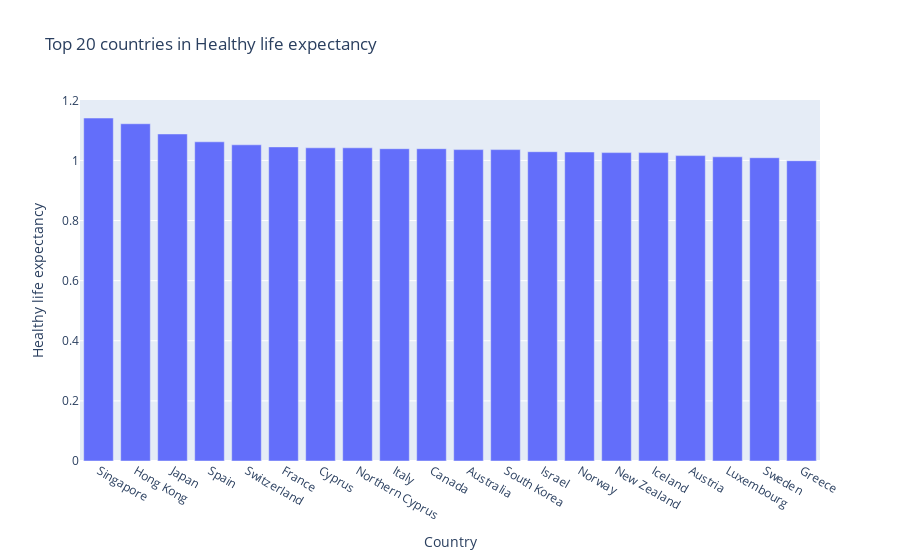

The cell this chart's notebook holds for it:
### Code cell
fig = px.bar(top_healthy_life, x='Country', y='Healthy life expectancy', title='Top 20 countries in Healthy life expectancy')
fig.show()

### Figure 1 — Plotly figure (JSON) as saved in the notebook; plotly's stock layout.template omitted (floating-point values rounded to 4 significant figures)
{"data": [{"alignmentgroup": "True", "hovertemplate": "Country=%{x}<br>Healthy life expectancy=%{y}<extra></extra>", "legendgroup": "", "marker": {"color": "#636efa", "pattern": {"shape": ""}}, "name": "", "offsetgroup": "", "orientation": "v", "showlegend": false, "textposition": "auto", "type": "bar", "x": ["Singapore", "Hong Kong", "Japan", "Spain", "Switzerland", "France", "Cyprus", "Northern Cyprus", "Italy", "Canada", "Australia", "South Korea", "Israel", "Norway", "New Zealand", "Iceland", "Austria", "Luxembourg", "Sweden", "Greece"], "xaxis": "x", "y": [1.141, 1.122, 1.088, 1.062, 1.052, 1.045, 1.042, 1.042, 1.039, 1.039, 1.036, 1.036, 1.029, 1.028, 1.026, 1.026, 1.016, 1.012, 1.009, 0.999], "yaxis": "y"}], "layout": {"barmode": "relative", "legend": {"tracegroupgap": 0}, "title": {"text": "Top 20 countries in Healthy life expectancy"}, "xaxis": {"anchor": "y", "domain": [0, 1], "title": {"text": "Country"}}, "yaxis": {"anchor": "x", "domain": [0, 1], "title": {"text": "Healthy life expectancy"}}}}
